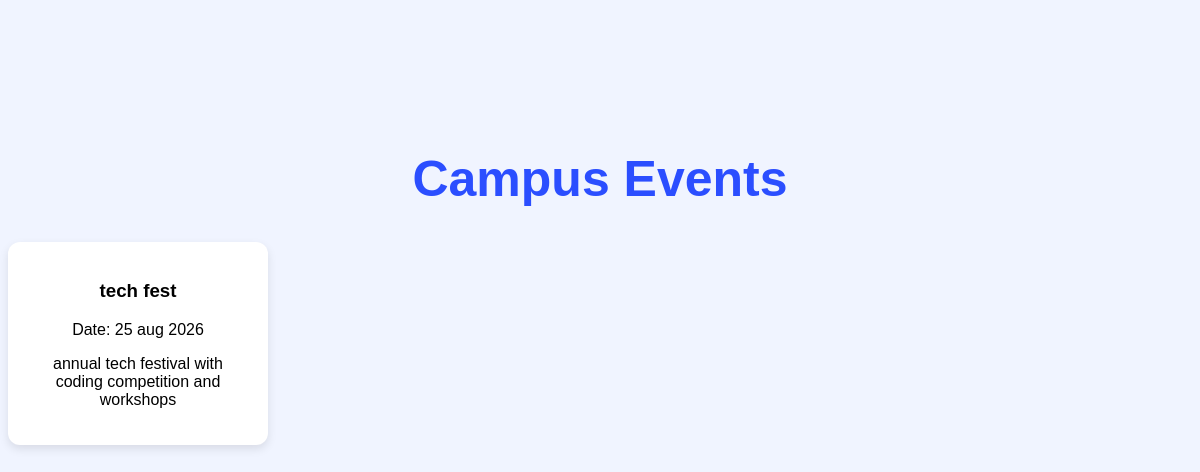
The app's page /events with its own data.
### app.py (models this page shows)
class Event(db.Model):
    id = db.Column(db.Integer, primary_key=True)
    title = db.Column(db.String(100))
    date = db.Column(db.String(50))
    description = db.Column(db.String(200))

### app.py (the view)
@app.route("/events")
def events():
    all_events = Event.query.all()
    return render_template("events.html", events=all_events)

### templates/events.html (shortened to what this page needs)
<!DOCTYPE html>
<html>
<head>
    <link rel="stylesheet" href="/static/style.css">
</head>
<body>
<div class="container">
<h1>Campus Events</h1>
{% for event in events %}
<div class="card">
    <h3>{{ event.title }}</h3>
    <p>Date: {{ event.date }}</p>
    <p>{{ event.description }}</p>
</div>
{% endfor %}
</div>
</body>
</html>

### static/style.css (style rules this page uses)
body { font-family: Arial, sans-serif; background: #f0f4ff; text-align: center; }
.container { margin-top: 150px; }
h1 { font-size: 50px; color: #2b4eff; }
.card { background: white; padding: 20px; border-radius: 12px; width: 220px; box-shadow: 0 4px 10px rgba(0,0,0,0.1); }

### records on screen
Event: title "tech fest", date "25 aug 2026", description "annual tech festival with coding competition and workshops"
